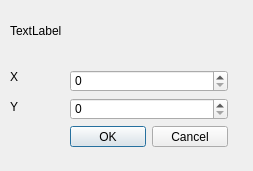
<?xml version="1.0" encoding="UTF-8"?>
<ui version="4.0">
 <class>CoordinateDialog</class>
 <widget class="QDialog" name="CoordinateDialog">
  <property name="geometry">
   <rect>
    <x>0</x>
    <y>0</y>
    <width>253</width>
    <height>171</height>
   </rect>
  </property>
  <property name="windowTitle">
   <string>Dialog</string>
  </property>
  <widget class="QLabel" name="label">
   <property name="geometry">
    <rect>
     <x>10</x>
     <y>70</y>
     <width>47</width>
     <height>13</height>
    </rect>
   </property>
   <property name="text">
    <string>X</string>
   </property>
  </widget>
  <widget class="QLabel" name="label_2">
   <property name="geometry">
    <rect>
     <x>10</x>
     <y>100</y>
     <width>47</width>
     <height>13</height>
    </rect>
   </property>
   <property name="text">
    <string>Y</string>
   </property>
  </widget>
  <widget class="QLabel" name="label_3">
   <property name="geometry">
    <rect>
     <x>10</x>
     <y>10</y>
     <width>231</width>
     <height>41</height>
    </rect>
   </property>
   <property name="text">
    <string>TextLabel</string>
   </property>
  </widget>
  <widget class="QWidget" name="">
   <property name="geometry">
    <rect>
     <x>70</x>
     <y>70</y>
     <width>158</width>
     <height>77</height>
    </rect>
   </property>
   <layout class="QVBoxLayout" name="verticalLayout">
    <item>
     <widget class="QSpinBox" name="spinBox_2"/>
    </item>
    <item>
     <widget class="QSpinBox" name="spinBox"/>
    </item>
    <item>
     <widget class="QDialogButtonBox" name="buttonBox">
      <property name="standardButtons">
       <set>QDialogButtonBox::Cancel|QDialogButtonBox::Ok</set>
      </property>
     </widget>
    </item>
   </layout>
  </widget>
 </widget>
 <resources/>
 <connections/>
</ui>
